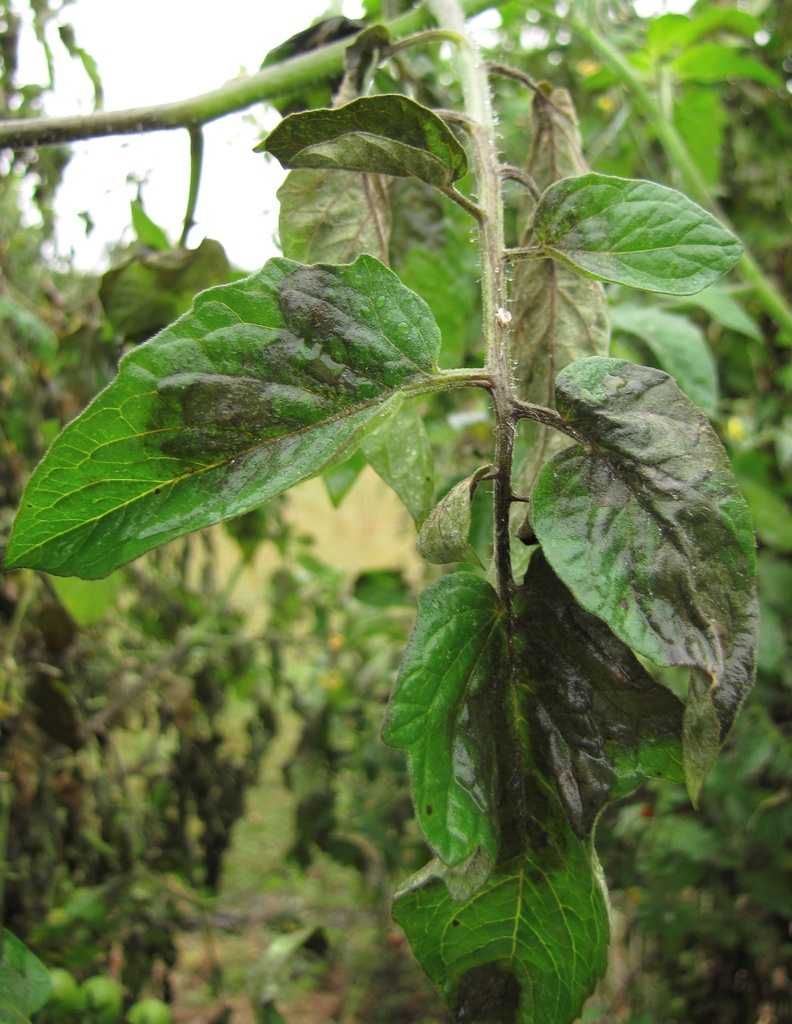
#> input picture Tomato_Late_blight/src_bing_0102.jpg, 792 x 1024 px
$ python -i preprocess.py   (imports and definitions only)
#> lines starting #> are read from the running program, lines starting #| are printed output that depends on the picture
#> further down, picture is the input picture: PIL image 792x1024 RGB; mean R, G, B 106.7, 123.2, 74.1
"""Reference preprocessing for both cloud and mobile (EffNet-B0).

Camera/upload inputs must go through this exact pipeline — Lambda and the
mobile app must use the same constants or the model under-performs.

Usage:
    arr = preprocess_image_pil(pil_img)   # np.ndarray (1, 3, 224, 224) fp32
    arr = preprocess_image_cv2(bgr_img)   # from cv2.imread() output
"""
from __future__ import annotations

import numpy as np

# ImageNet stats — DO NOT CHANGE. The model was trained with these.
MEAN = np.array([0.485, 0.456, 0.406], dtype=np.float32).reshape(3, 1, 1)
STD  = np.array([0.229, 0.224, 0.225], dtype=np.float32).reshape(3, 1, 1)


def preprocess_image_pil(pil_img):
    """PIL.Image (any size, any mode) -> np.ndarray (1, 3, 224, 224) fp32."""
    from PIL import Image
    if pil_img.mode != "RGB":
        pil_img = pil_img.convert("RGB")
    w, h = pil_img.size
#> w = 792; h = 1024
    if w < h:
        new_w, new_h = 256, int(round(h * 256 / w))
#> new_w = 256; new_h = 331
    else:
        new_w, new_h = int(round(w * 256 / h)), 256
    pil_img = pil_img.resize((new_w, new_h), Image.BILINEAR)
    left = (new_w - 224) // 2
#> left = 16
    top  = (new_h - 224) // 2
#> top = 53
    pil_img = pil_img.crop((left, top, left + 224, top + 224))
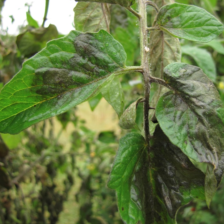
#> pil_img: PIL image 224x224 RGB; mean R, G, B 105.1, 122.7, 71.9
    arr = np.asarray(pil_img, dtype=np.float32) / 255.0
    arr = arr.transpose(2, 0, 1)
    arr = (arr - MEAN) / STD
    return arr[None, ...].astype(np.float32)


def preprocess_image_cv2(bgr_img):
    """cv2 BGR ndarray -> np.ndarray (1, 3, 224, 224) fp32."""
    import cv2
    rgb = cv2.cvtColor(bgr_img, cv2.COLOR_BGR2RGB)
    h, w = rgb.shape[:2]
    if w < h:
        new_w, new_h = 256, int(round(h * 256 / w))
    else:
        new_w, new_h = int(round(w * 256 / h)), 256
    rgb = cv2.resize(rgb, (new_w, new_h), interpolation=cv2.INTER_LINEAR)
    left = (new_w - 224) // 2
    top  = (new_h - 224) // 2
    rgb = rgb[top:top + 224, left:left + 224]
    arr = rgb.astype(np.float32) / 255.0
    arr = arr.transpose(2, 0, 1)
    arr = (arr - MEAN) / STD
    return arr[None, ...].astype(np.float32)


def hflip_tta(arr):
    """Horizontal-flip variant of a (1,3,224,224) tensor.
    Average softmax over arr + hflip_tta(arr) for ~+0.5pp.
    """
    return arr[..., ::-1].copy()

>>> from PIL import Image
>>> picture = Image.open('../../Tomato_Late_blight/src_bing_0102.jpg')
>>> result = preprocess_image_pil(picture)

$ run again, on Tomato_Late_blight/src_bing_0172.jpg
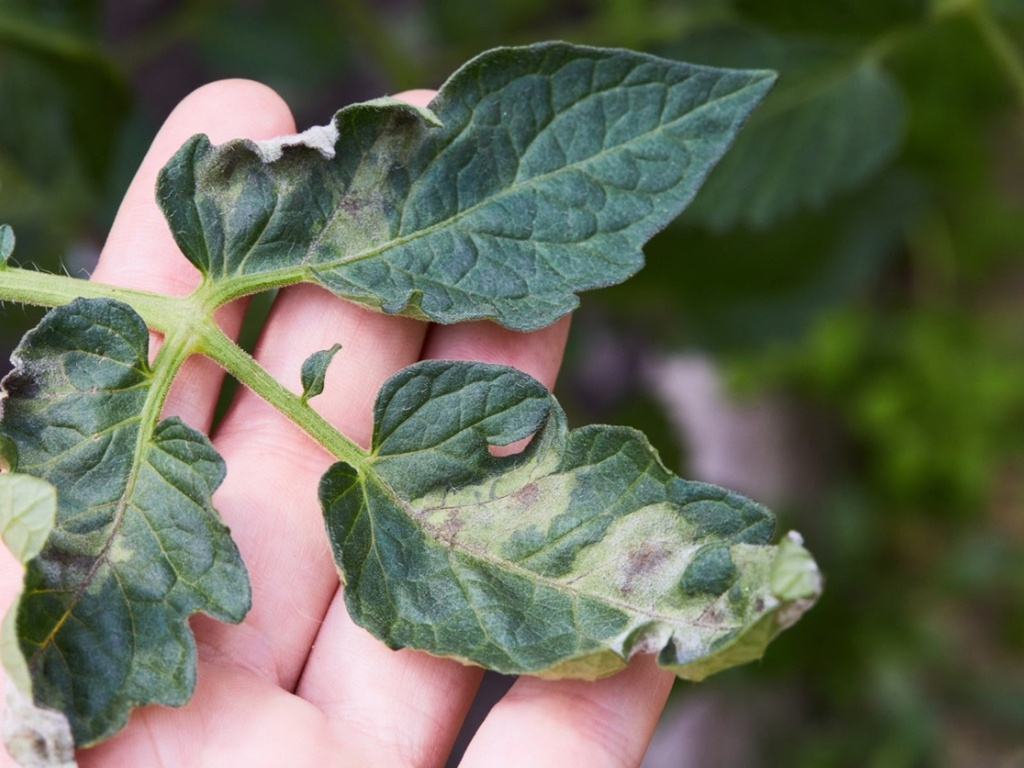
#> input picture Tomato_Late_blight/src_bing_0172.jpg, 1024 x 768 px
#> picture is the input picture: PIL image 1024x768 RGB; mean R, G, B 101.3, 106.4, 87.5
#> in preprocess_image_pil, `pil_img = pil_img.crop((left, top, left + 224, top + 224))`:
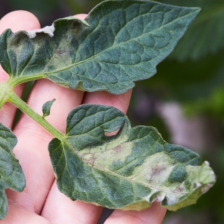
#> pil_img: PIL image 224x224 RGB; mean R, G, B 112, 116.3, 102.5

$ run again, on Tomato_Late_blight/src_bing_0183.jpg
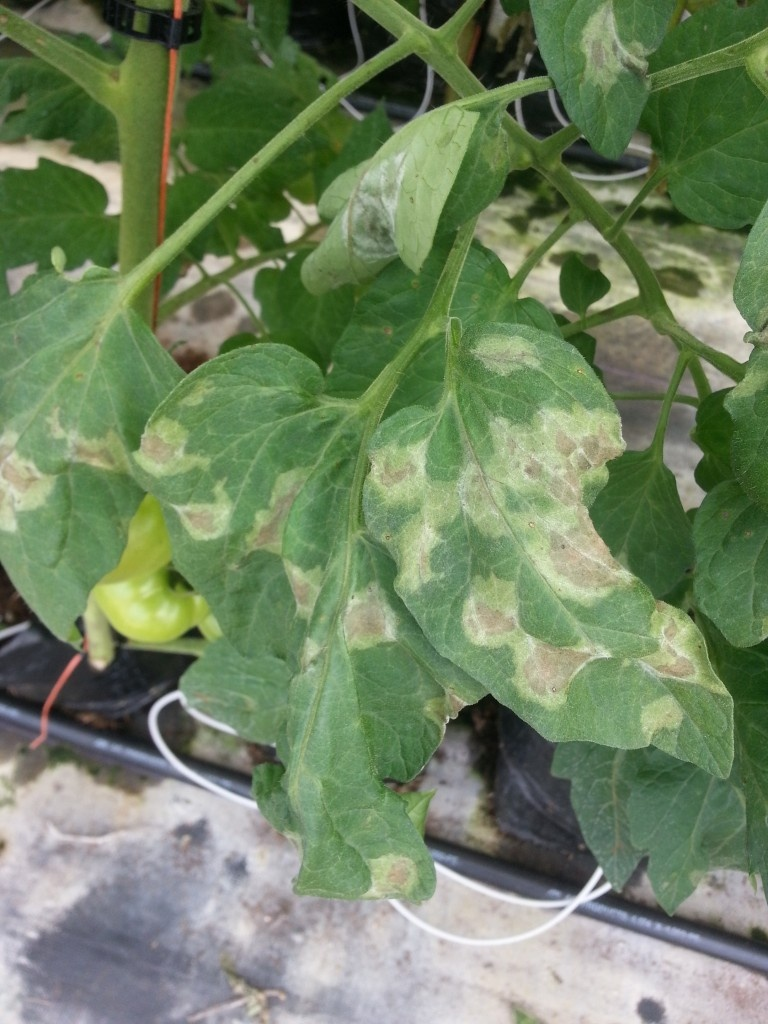
#> input picture Tomato_Late_blight/src_bing_0183.jpg, 768 x 1024 px
#> picture is the input picture: PIL image 768x1024 RGB; mean R, G, B 112, 131.2, 98.1
#> in preprocess_image_pil, `pil_img = pil_img.crop((left, top, left + 224, top + 224))`:
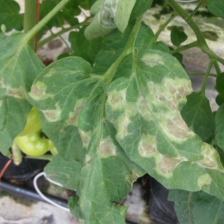
#> pil_img: PIL image 224x224 RGB; mean R, G, B 110.5, 134, 92.9

$ run again, on Tomato_Late_blight/src_bing_0184.jpg
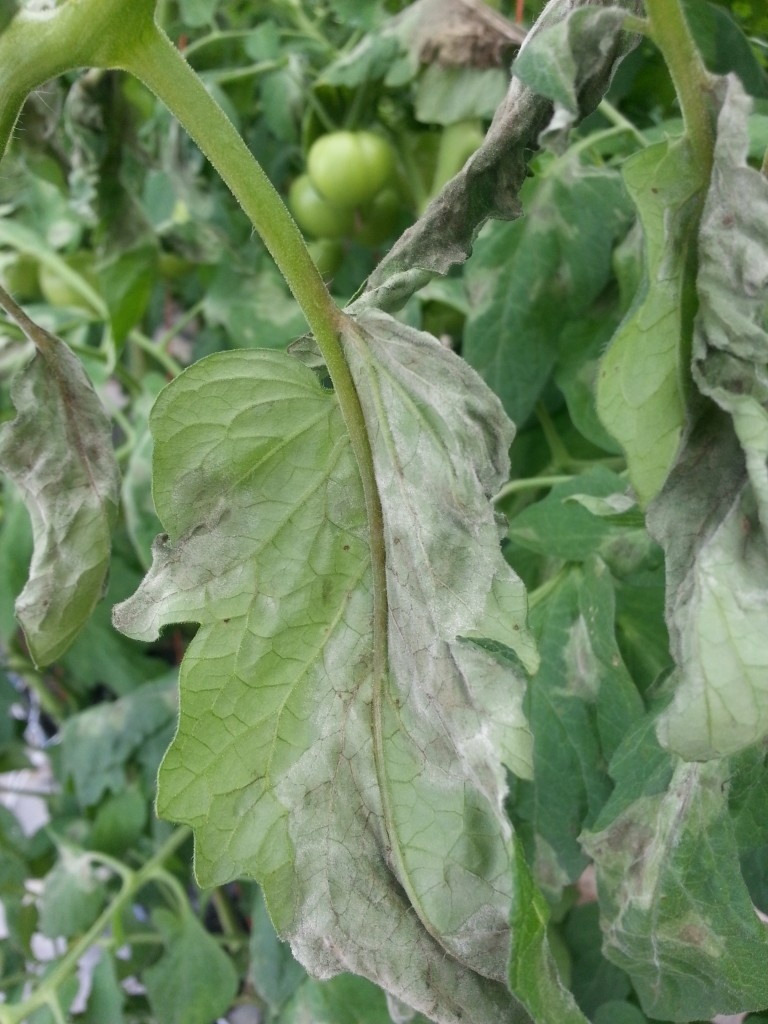
#> input picture Tomato_Late_blight/src_bing_0184.jpg, 768 x 1024 px
#> picture is the input picture: PIL image 768x1024 RGB; mean R, G, B 111.1, 134.1, 96.4
#> in preprocess_image_pil, `pil_img = pil_img.crop((left, top, left + 224, top + 224))`:
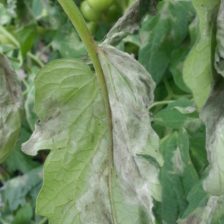
#> pil_img: PIL image 224x224 RGB; mean R, G, B 114, 138.2, 98.9
